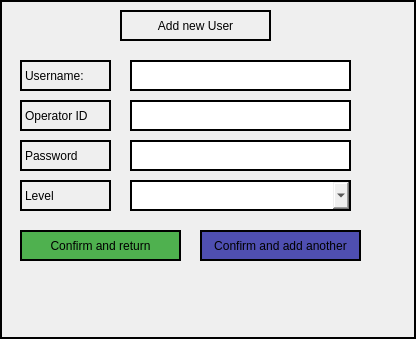
<?xml version="1.0" encoding="UTF-8"?>
<ui version="4.0">
 <class>Form</class>
 <widget class="QWidget" name="Form">
  <property name="geometry">
   <rect>
    <x>0</x>
    <y>0</y>
    <width>416</width>
    <height>339</height>
   </rect>
  </property>
  <property name="windowTitle">
   <string>Form</string>
  </property>
  <property name="styleSheet">
   <string notr="true">border: 2px solid black;
</string>
  </property>
  <widget class="QLabel" name="label">
   <property name="geometry">
    <rect>
     <x>120</x>
     <y>10</y>
     <width>151</width>
     <height>31</height>
    </rect>
   </property>
   <property name="text">
    <string>Add new User</string>
   </property>
   <property name="alignment">
    <set>Qt::AlignCenter</set>
   </property>
  </widget>
  <widget class="QLabel" name="label_2">
   <property name="geometry">
    <rect>
     <x>20</x>
     <y>60</y>
     <width>91</width>
     <height>31</height>
    </rect>
   </property>
   <property name="text">
    <string>Username:</string>
   </property>
  </widget>
  <widget class="QLabel" name="label_3">
   <property name="geometry">
    <rect>
     <x>20</x>
     <y>100</y>
     <width>91</width>
     <height>31</height>
    </rect>
   </property>
   <property name="text">
    <string>Operator ID</string>
   </property>
  </widget>
  <widget class="QLabel" name="label_4">
   <property name="geometry">
    <rect>
     <x>20</x>
     <y>140</y>
     <width>91</width>
     <height>31</height>
    </rect>
   </property>
   <property name="text">
    <string>Password</string>
   </property>
  </widget>
  <widget class="QLabel" name="label_5">
   <property name="geometry">
    <rect>
     <x>20</x>
     <y>180</y>
     <width>91</width>
     <height>31</height>
    </rect>
   </property>
   <property name="text">
    <string>Level</string>
   </property>
  </widget>
  <widget class="QPushButton" name="Confirm">
   <property name="geometry">
    <rect>
     <x>20</x>
     <y>230</y>
     <width>161</width>
     <height>31</height>
    </rect>
   </property>
   <property name="styleSheet">
    <string notr="true">background-color: rgba(75, 175, 75, 250);</string>
   </property>
   <property name="text">
    <string>Confirm and return</string>
   </property>
   <property name="icon">
    <iconset>
     <normaloff>../icons/arrow-90deg-left.svg</normaloff>../icons/arrow-90deg-left.svg</iconset>
   </property>
  </widget>
  <widget class="QPushButton" name="Add">
   <property name="geometry">
    <rect>
     <x>200</x>
     <y>230</y>
     <width>161</width>
     <height>31</height>
    </rect>
   </property>
   <property name="styleSheet">
    <string notr="true">background-color: rgba(75, 75, 175, 250);</string>
   </property>
   <property name="text">
    <string>Confirm and add another</string>
   </property>
   <property name="icon">
    <iconset>
     <normaloff>../icons/plus-circle-fill.svg</normaloff>../icons/plus-circle-fill.svg</iconset>
   </property>
  </widget>
  <widget class="QLineEdit" name="usernameEdit">
   <property name="geometry">
    <rect>
     <x>130</x>
     <y>60</y>
     <width>221</width>
     <height>31</height>
    </rect>
   </property>
  </widget>
  <widget class="QLineEdit" name="idEdit">
   <property name="geometry">
    <rect>
     <x>130</x>
     <y>100</y>
     <width>221</width>
     <height>31</height>
    </rect>
   </property>
  </widget>
  <widget class="QLineEdit" name="passwordEdit">
   <property name="geometry">
    <rect>
     <x>130</x>
     <y>140</y>
     <width>221</width>
     <height>31</height>
    </rect>
   </property>
  </widget>
  <widget class="QComboBox" name="Level">
   <property name="geometry">
    <rect>
     <x>130</x>
     <y>180</y>
     <width>221</width>
     <height>31</height>
    </rect>
   </property>
  </widget>
 </widget>
 <resources/>
 <connections/>
</ui>
